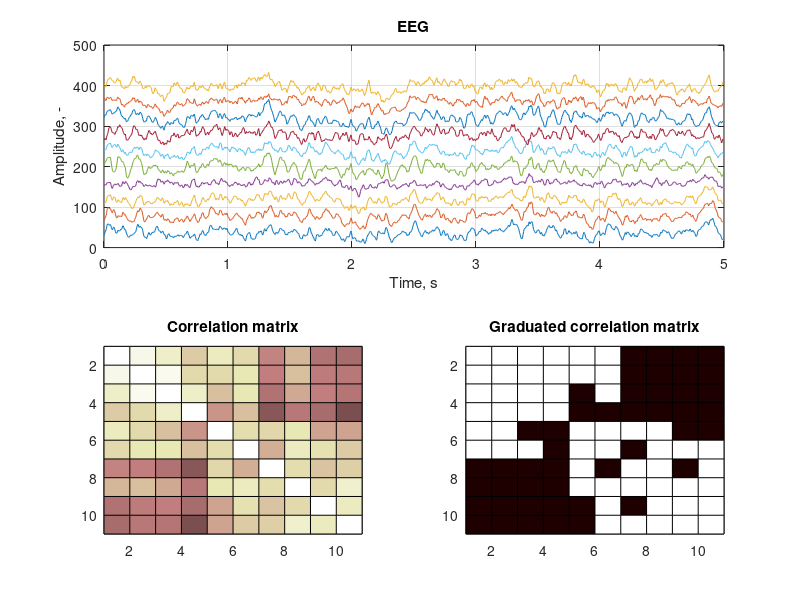

Write the MATLAB code that produced this figure.
clc
close all
clear all

%% EEG сorrelation analysis

eegOpen = load('samples/EEGOpen.txt'); % 10-channel EEG recording

fs = 250; % Sampling frequency equals 250 Hz
dt = 1/fs;
n = length(eegOpen);
m = length(eegOpen(1,:));
tMax = n*dt;
t = 0:dt:tMax-dt; % Array of timeline

% Getting EEG correlation matrix
corr = corrcoef(eegOpen);
eegCorr = zeros(m+1,m+1);
eegCorr(1:m,1:m) = corr;

% Graduating correlation matrix 
threshold = 0.6; 
for i = 1:m
    for j = 1:m
        if corr(i,j) > threshold
            corrGrad(i,j) = 1;
        else
            corrGrad(i,j) = 0;
        end
    end
end
eegCorrGrad = zeros(m+1,m+1);
eegCorrGrad(1:m,1:m) = corrGrad;

% Building graph
dy = 40; % Indent to display all channels on one graph
figure(1)
subplot(2,2,1:2)
for i=1:m
    plot(t,eegOpen(:,i)+dy*i)
    hold on
end
title('EEG')
xlabel('Time, s');
ylabel('Amplitude, -');
grid on

subplot(2,2,3)
pcolor(eegCorr)
colormap(pink)
title('Correlation matrix')
axis ij

subplot(2,2,4)
pcolor(eegCorrGrad)
colormap(pink)
title('Graduated correlation matrix')
axis ij